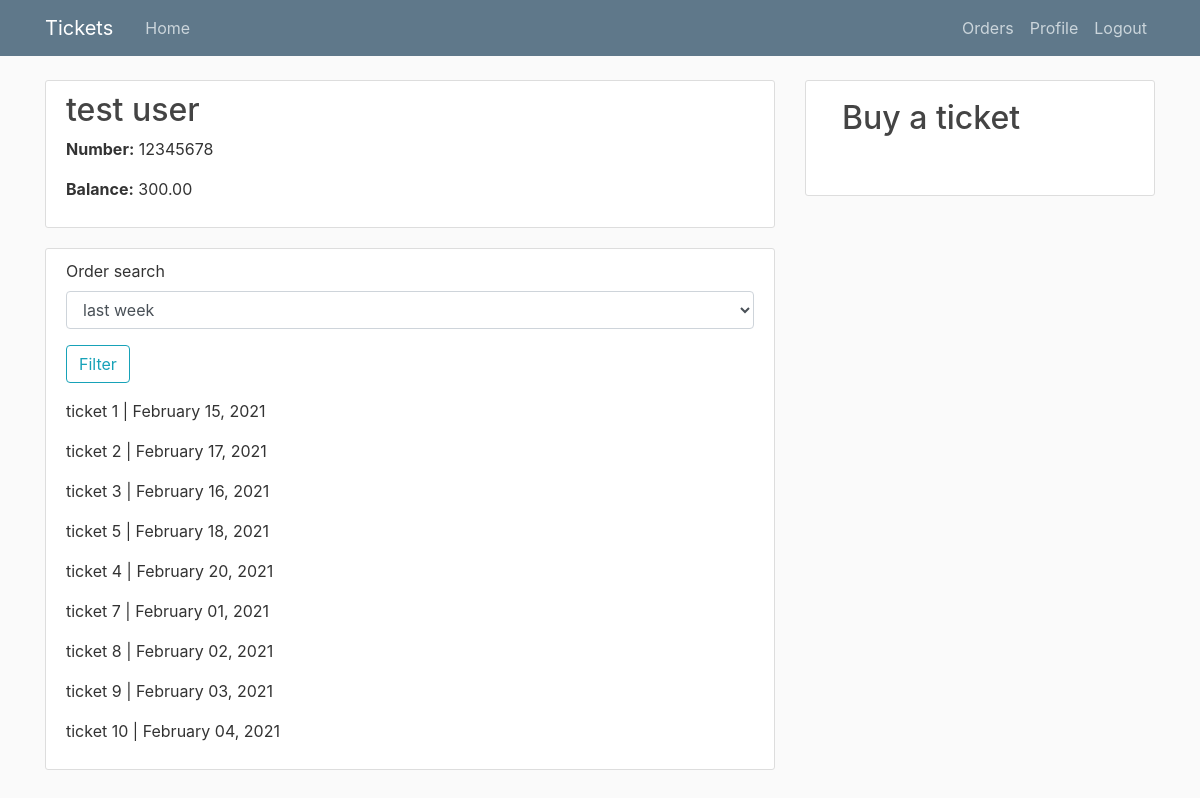
The page /profile (signed in) on the database its author committed.
### users/models.py (models this page shows, shortened)
class User(AbstractUser):
    username = None
    email = models.EmailField(_('Email Address'), unique=True)
    first_name = models.CharField(max_length=50, verbose_name=_("First Name"))
    last_name = models.CharField(max_length=50, verbose_name=_("Last Name"))
    balance = models.DecimalField(max_digits=8, decimal_places=2, verbose_name=_('Balance'), default=0)
    mobile_number = models.CharField(max_length=20, verbose_name=_("Mobile Number"))
    objects = UserManager()
    USERNAME_FIELD = 'email'
    REQUIRED_FIELDS = []

### tickets_app/models.py (models this page shows, shortened)
class Ticket(models.Model):
    name = models.CharField(max_length=100, verbose_name=_("Name"))
    price = models.DecimalField(max_digits=4, decimal_places=2, verbose_name=_('Price'))
    start_date = models.DateTimeField(verbose_name=_("Start Date"))
    end_date = models.DateTimeField(verbose_name=_("End date"))
    barcode = models.PositiveSmallIntegerField(verbose_name=_("Barcode"), unique=True)
    class Meta:
        verbose_name = _('Ticket')
        verbose_name_plural = _('tickets')

### tickets_app/views.py (the view, shortened to what this page needs)
# urls.py: path("profile", ticket_views.profile, name="profile"),
@login_required
def profile(request: WSGIRequest) -> HttpResponse:
    user = request.user
    tickets = Ticket.objects.filter(tk_order__user=user)
    tickets_search_form = TicketsSearchForm()
    orders_info = {}
    if request.method == "GET":
        tickets_search_form = TicketsSearchForm(request.GET)
        if tickets_search_form.is_valid():
            data = tickets_search_form.cleaned_data["order_search"]
    return render(request, 'tickets_app/profile.html', context={
        "user": user,
        "tickets": tickets,
        "tickets_search_form": tickets_search_form,
        "orders_info": orders_info
    })

### tickets_app/forms.py
class TicketsSearchForm(forms.Form):
    CHOICE = (("1", "last week"), ("2", "last month"), ("3", "last year"))
    order_search = forms.ChoiceField(choices=CHOICE, required=False)

### tickets_app/templates/tickets_app/profile.html (shortened to what this page needs)
{% extends "tickets_app/base.html" %}
{% load crispy_forms_tags %}
{% block content %}
<div class = "content-section">
  <h2>{{user.first_name}} {{user.last_name}}</h2>
  <p><strong>Number:</strong> {{user.mobile_number}}</p>
  <p><strong>Balance:</strong> {{user.balance}}</p>
</div>
<div class = "content-section">
    <div>
    <form method = "GET" action="profile">
      {{tickets_search_form|crispy}}
      <div class = "form-group">
          <button class = "btn btn-outline-info" type = "submit">Filter</button>
      </div>
    </form>
    </div>
    {% for ticket in tickets %}
      <p>{{ticket.name}} | {{ticket.start_date|date:"F d, Y"}} </p>
    {% endfor %}
</div>
{% endblock content%}

### tickets_app/templates/tickets_app/base.html (shortened to what this page needs)
{% load static %}
<!DOCTYPE html>
<html>
    <head>
      <link rel="stylesheet" href="https://stackpath.bootstrapcdn.com/bootstrap/4.3.1/css/bootstrap.min.css">
      <link rel="stylesheet"  type = "text/css" href="{% static 'tickets_app/main.css' %}" >
    </head>
    <body>
      <header class="site-header">
        <nav class="navbar navbar-expand-md navbar-dark bg-steel fixed-top">
          <div class="container">
            <a class="navbar-brand mr-4" href="{% url 'orders' %}">Tickets</a>
            <div class="collapse navbar-collapse" id="navbarToggle">
              <div class="navbar-nav mr-auto">
                <a class="nav-item nav-link" href="{% url 'home' %}">Home</a>
              </div>
              <div class="navbar-nav">
                {% if user.is_authenticated %}
                  <a class="nav-item nav-link" href="{% url 'orders' %}">Orders</a>
                  <a class="nav-item nav-link" href="{% url 'profile' %}">Profile</a>
                  <a class="nav-item nav-link" href="{% url 'logout' %}">Logout</a>
                {% else %}
                  <a class="nav-item nav-link" href="{% url 'login' %}">Login</a>
                  <a class="nav-item nav-link" href="{% url 'register' %}">Register</a>
                {% endif %}
              </div>
            </div>
          </div>
        </nav>
      </header>
      <main role="main" class="container">
        <div class="row">
          <div class="col-md-8">
            {% block content %}{% endblock %}
          </div>
          <div class="col-md-4">
            <div class="content-section">
              {% if user.is_authenticated %}
                <a class="nav-item nav-link" href="{% url 'order-create' %}"><h2>Buy a ticket</h2></a>
              {% endif %}
            </div>
          </div>
        </div>
      </main>
    </body>
</html>

### tickets_app/static/tickets_app/main.css (style rules this page uses)
body { background: #fafafa; color: #333333; margin-top: 5rem; }
h1, h2, h3, h4, h5, h6 { color: #444444; }
.bg-steel { background-color: #5f788a; }
.site-header .navbar-nav .nav-link { color: #cbd5db; }
.content-section { background: #ffffff; padding: 10px 20px; border: 1px solid #dddddd; border-radius: 3px; margin-bottom: 20px; }

### rows shown on the page
User: first_name "test", last_name "user", mobile_number "12345678", balance "300.00"
Ticket: name "ticket 1", start_date "February 15, 2021"
Ticket: name "ticket 2", start_date "February 17, 2021"
Ticket: name "ticket 3", start_date "February 16, 2021"
Ticket: name "ticket 5", start_date "February 18, 2021"
Ticket: name "ticket 4", start_date "February 20, 2021"
Ticket: name "ticket 7", start_date "February 01, 2021"
Ticket: name "ticket 8", start_date "February 02, 2021"
Ticket: name "ticket 9", start_date "February 03, 2021"
Ticket: name "ticket 10", start_date "February 04, 2021"
